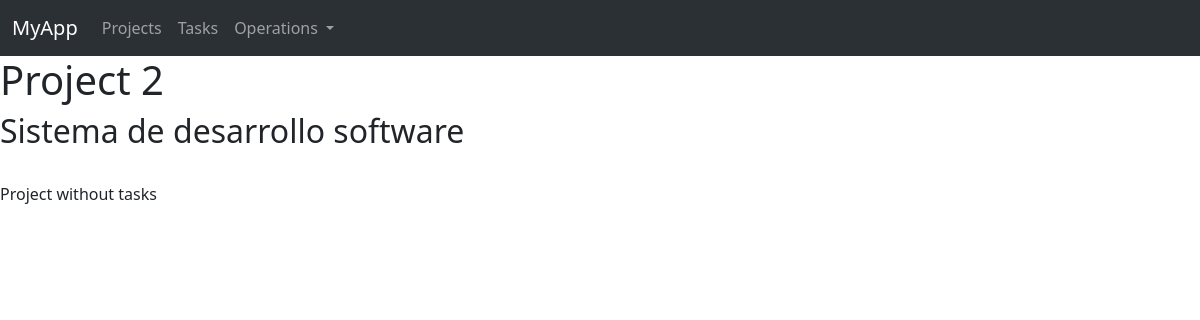
Before: /project/2 with the older database file.
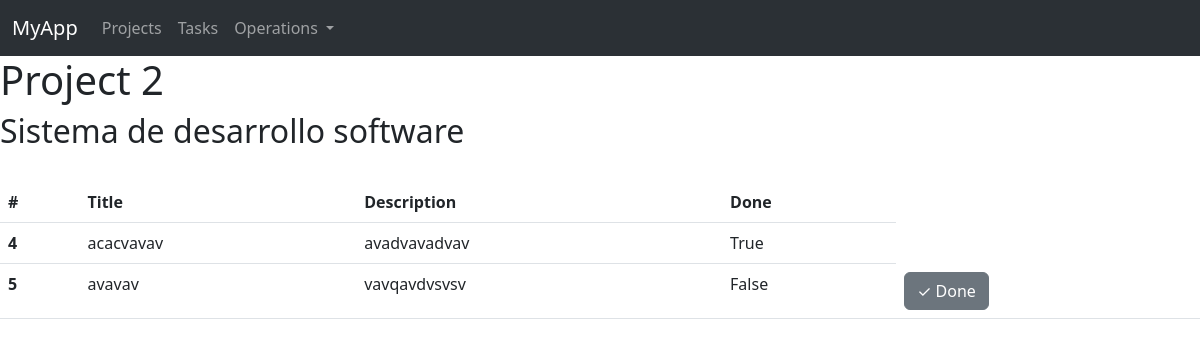
After: the same page with the newer database file.
### myapp/models.py (models this page shows, shortened)
class Task(models.Model):
    title = models.CharField(max_length=300)
    description = models.TextField()
    done = models.BooleanField(default=False)
    project = models.ForeignKey(Project, on_delete=models.CASCADE)

### myapp/views.py (the view)
# urls.py: path('project/<int:id>', views.show_project, name='show_project'),
def show_project(request, id):
    project = Project.objects.get(id=id)
    tasks = project.task_set.all()
    return render(request, 'show_project.html', {
        'project': project,
        'tasks': tasks
    })

### myapp/templates/show_project.html (shortened to what this page needs)
{% extends 'base.html' %} {% block body %}
<h1>Project {{project.id}}</h1>
<h2>{{project.name}}</h2>
<br />
{% if tasks|length != 0 %}
<table class="table">
  <thead>
    <tr>
      <th scope="col">#</th>
      <th scope="col">Title</th>
      <th scope="col">Description</th>
      <th scope="col">Done</th>
    </tr>
  </thead>
  <tbody>
    {% for task in tasks %}
    <tr>
      <th scope="row">{{task.id}}</th>
      <td>{{task.title}}</td>
      <td>{{task.description}}</td>
      <td>{{task.done}}</td>
      {% if not task.done %}
      <td>
        <form action="{% url 'mark_done' id=task.id %}" method="post">
          <button type="submit" class="btn btn-secondary">✓ Done</button>
        </form>
      </td>
      {% endif %}
    </tr>
    {% endfor %}
  </tbody>
</table>
{% else %}
<p>Project without tasks</p>
{% endif %} {% endblock body %}

Changed rows visible on the page:
added Task: id "4", title "acacvavav", description "avadvavadvav", done "True"
added Task: id "5", title "avavav", description "vavqavdvsvsv", done "False", shows "✓ Done"
Other visible differences:
text no longer shown: "Project without tasks"
text now shown: "# Title Description Done"
